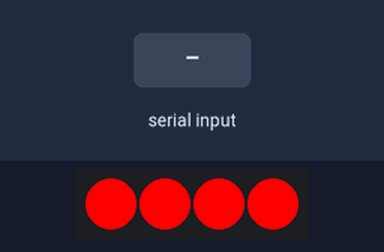
Bench run of a sketch on a simulated Arduino Uno, built with avr-gcc and run on an emulated ATmega328P. Shown: 4 RGB LEDs in strip order, left to right. Inputs (shaded band) come from the test bench. Dim RGB values are drawn brighter than linear; colours are those a GRB WS2812 strip shows for the declared byte order; what the sketch prints to the serial monitor is not drawn.

Above: at 1.2 s.
1.3 s: "90,45,200\n" received over Serial
At 2.0 s:
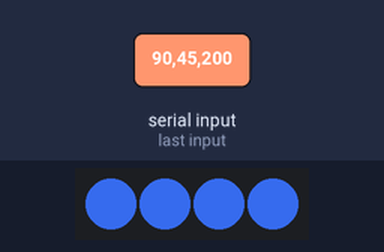
2.8 s: "1,90,45\n" received over Serial
At 3.1 s:
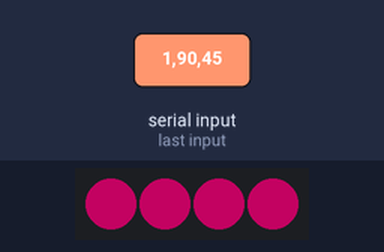
Timing chart, 0 to 5.8 s (numbered marks = the images above; inputs shaded):
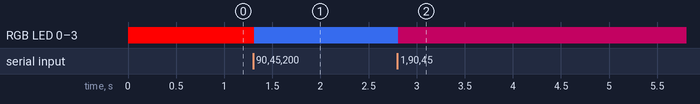

Measured:
- after the input at 1.3 s, RGB LED 0–3: RGB(255, 0, 0) → RGB(45, 90, 200) at once
- after the input at 2.8 s, RGB LED 0–3: RGB(45, 90, 200) → RGB(90, 1, 45) at once

The sketch:

led_driver_for_arduino.ino
```cpp
#include "FastLED.h"

// How many leds in your strip?
#define NUM_LEDS 4

// For led chips like Neopixels, which have a data line, ground, and power, you just
// need to define DATA_PIN.  For led chipsets that are SPI based (four wires - data, clock,
// ground, and power), like the LPD8806 define both DATA_PIN and CLOCK_PIN
#define DATA_PIN 2
#define CLOCK_PIN 13

// Define the array of leds
CRGB leds[NUM_LEDS];
  void turn_color(int r,int g,int b){
    	for(int i = 0; i < NUM_LEDS; i++) {
		// Set the i'th led to red
		leds[i].r = r;
		leds[i].g = g;
		leds[i].b = b;

		// Show the leds
		// now that we've shown the leds, reset the i'th led to black
		// Wait a little bit before we loop around and do it again
	}
        FastLED.show();

  }
void setup() {
      // Uncomment/edit one of the following lines for your leds arrangement.
      // FastLED.addLeds<TM1803, DATA_PIN, RGB>(leds, NUM_LEDS);
      // FastLED.addLeds<TM1804, DATA_PIN, RGB>(leds, NUM_LEDS);
      // FastLED.addLeds<TM1809, DATA_PIN, RGB>(leds, NUM_LEDS);
// FastLED.addLeds<WS2811, DATA_PIN, RGB>(leds, NUM_LEDS);
FastLED.addLeds<WS2812, DATA_PIN, RGB>(leds, NUM_LEDS);
      // FastLED.addLeds<WS2812B, DATA_PIN, RGB>(leds, NUM_LEDS);
  //	  FastLED.addLeds<NEOPIXEL, DATA_PIN, RGB>(leds, NUM_LEDS);
      // FastLED.addLeds<UCS1903, DATA_PIN, RGB>(leds, NUM_LEDS);

      // FastLED.addLeds<WS2801, RGB>(leds, NUM_LEDS);
      // FastLED.addLeds<SM16716, RGB>(leds, NUM_LEDS);
      // FastLED.addLeds<LPD8806, RGB>(leds, NUM_LEDS);

      // FastLED.addLeds<WS2801, DATA_PIN, CLOCK_PIN, RGB>(leds, NUM_LEDS);
      // FastLED.addLeds<SM16716, DATA_PIN, CLOCK_PIN, RGB>(leds, NUM_LEDS);
      // FastLED.addLeds<LPD8806, DATA_PIN, CLOCK_PIN, RGB>(leds, NUM_LEDS);
         Serial.begin(9600);
         Serial.println("Balls");

  turn_color(0,255,0);

}

void loop() {
     while (Serial.available() > 0) {
            int r = Serial.parseInt();
            int g = Serial.parseInt();
            int b = Serial.parseInt();

                 if (Serial.read() == '\n') {
                               turn_color(r,g,b);
                                //Serial.print(r, HEX);
                                //                                Serial.print(g, HEX);

                                //Serial.println(b, HEX);

                 }
     }
  /*
  // Turn the LED on, then pause
  leds[0] = CRGB::Red;
    leds[1] = CRGB::Red;
  leds[2] = CRGB::Red;
  leds[3] = CRGB::Red;

  FastLED.show();
  delay(5000);
  // Now turn the LED off, then pause
  leds[0] = CRGB::Black;
    leds[1] = CRGB::Black;
  leds[2] = CRGB::Black;
  leds[3] = CRGB::Black;

  FastLED.show();
  delay(5000);
  */
}
```
